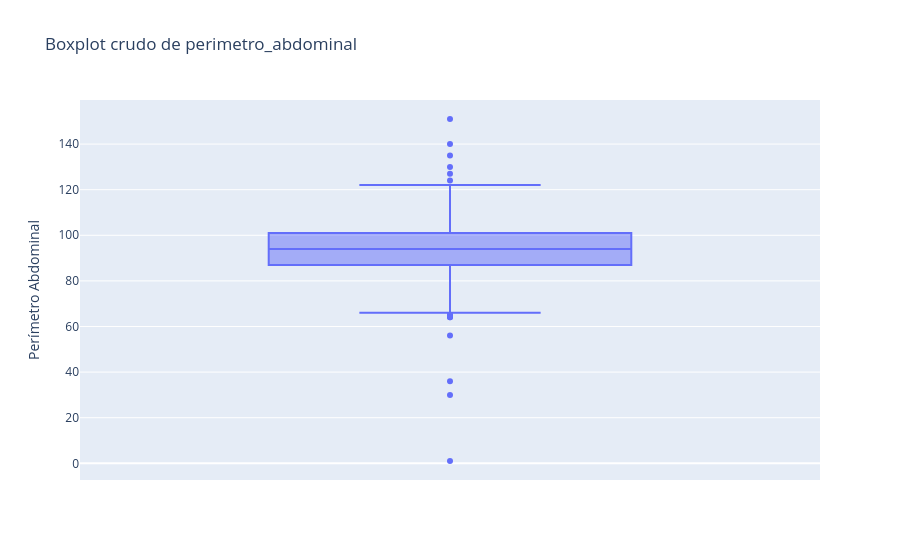
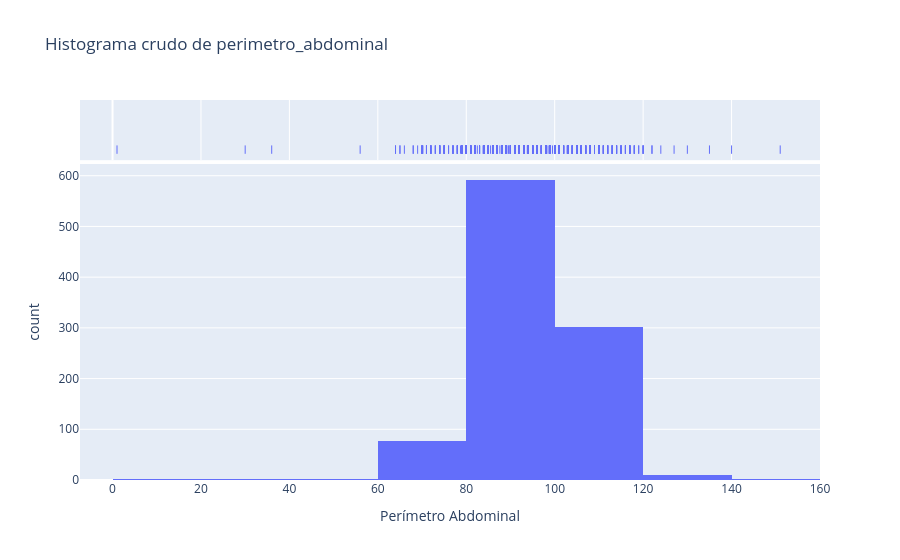
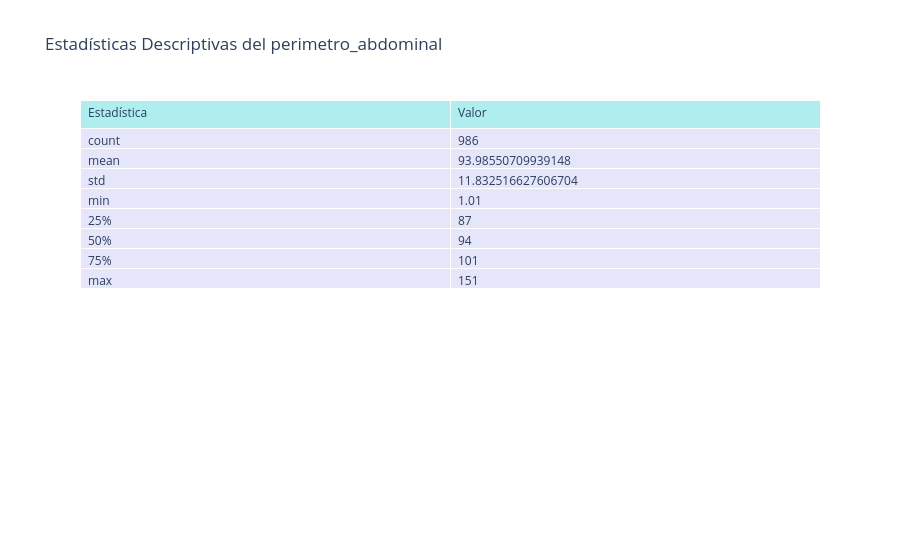
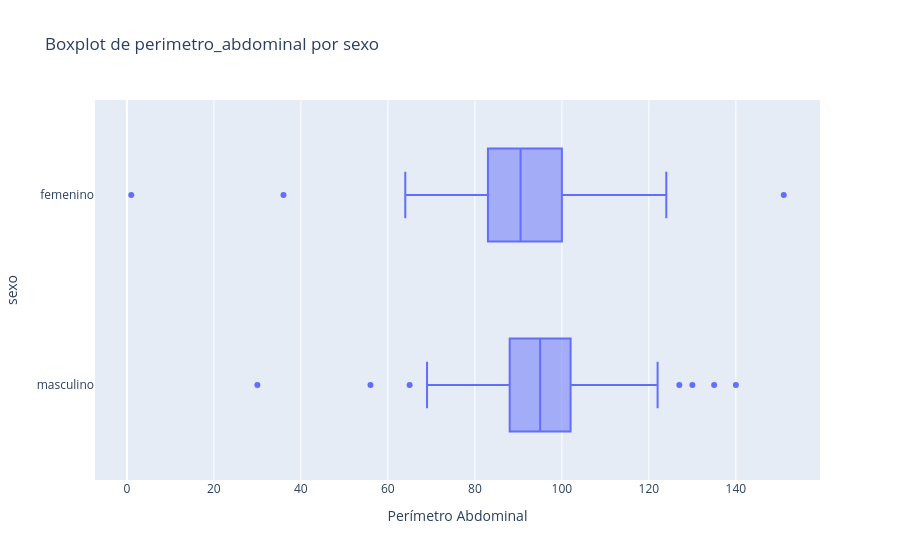

Notebook code for these charts, in order:
### Markdown cell above
### Perimetro abdominal

### Code cell
import matplotlib.pyplot as plt
import seaborn as sns
import pandas as pd

# Definir los intervalos para perimetro_abdominal
intervalos = {
    'masculino': [0, 94, 102, max(datos.datos['perimetro_abdominal'])],
    'femenino': [0, 80, 88, max(datos.datos['perimetro_abdominal'])] 
}
agrupaciones = [
        'sexo', 'tipo_de_afiliacion', 'lugar_de_procedencia',
        'lugar_de_nacimiento', 'escolaridad', 'diabetes mellitus',
        'hipercolesterolemia', 'dislipidemia'
    ]

def plot_all():
    # Graficar perimetro_abdominal crudo
    fig = px.box(datos.datos, y='perimetro_abdominal', title='Boxplot crudo de perimetro_abdominal')
    fig.update_layout(yaxis_title='Perímetro Abdominal')
    fig.show()

    fig = px.histogram(datos.datos, x='perimetro_abdominal', nbins=10, title='Histograma crudo de perimetro_abdominal', marginal='rug')
    fig.update_layout(xaxis_title='Perímetro Abdominal')
    fig.show()

    # Mostrar tabla descriptiva general verticalmente
    tabla = datos.datos['perimetro_abdominal'].describe().reset_index()
    tabla.columns = ['Estadística', 'Valor']
    fig = go.Figure(data=[go.Table(
        header=dict(values=list(tabla.columns), fill_color='paleturquoise', align='left'),
        cells=dict(values=[tabla[col] for col in tabla.columns], fill_color='lavender', align='left')
    )])
    fig.update_layout(title_text='Estadísticas Descriptivas del perimetro_abdominal')
    fig.show()

    # Agrupaciones
    agrupaciones = [
        'sexo', 'tipo_de_afiliacion',  'escolaridad', 'diabetes mellitus',
        'hipercolesterolemia', 'dislipidemia', 'no_diabeticos_POC_hba1c(%)_controlado',
    'diabeticos_POC_hba1c(%)_controlado', 
    'bajo_peso',
    'normo_peso',
    'sobrepeso',
    'obesidad',
    'perimetro_abdominal_normal',
    'perimetro_abdominal_aumentado',
    'perimetro_abdominal_incremento_sustancial',
    'tension_normal',
    'tension_elevada',
    'tension_alta_nivel_1',
    'tension_alta_nivel_2'
    ]
    # 'lugar_de_procedencia',
    #    'lugar_de_nacimiento',

    for agrupacion in agrupaciones:
        if agrupacion not in ['lugar_de_procedencia', 'lugar_de_nacimiento','tipo_de_afiliacion','escolaridad']:
            # Graficar perimetro_abdominal por la variable de agrupación
            fig = px.box(datos.datos, x='perimetro_abdominal', y=agrupacion, title=f'Boxplot de perimetro_abdominal por {agrupacion}')
            fig.update_layout(xaxis_title='Perímetro Abdominal')
            fig.show()

            fig = px.histogram(datos.datos, x='perimetro_abdominal', color=agrupacion, nbins=10, title=f'Histograma de perimetro_abdominal por {agrupacion}', marginal='rug')
            fig.update_layout(xaxis_title='Perímetro Abdominal')
            fig.show()

            # Mostrar tabla descriptiva por grupo verticalmente
            tabla2 = datos.datos.groupby(agrupacion)['perimetro_abdominal'].describe().reset_index()
            tabla2 = tabla2.rename(columns={'mean': 'Media', 'std': 'Desviación estándar', '50%': 'Mediana', 'min': 'Mínimo', 'max': 'Máximo'})
            fig = go.Figure(data=[go.Table(
                header=dict(values=list(tabla2.columns), fill_color='paleturquoise', align='left'),
                cells=dict(values=[tabla2[col] for col in tabla2.columns], fill_color='lavender', align='left')
            )])
            fig.update_layout(title_text=f'Estadísticas Descriptivas del perimetro_abdominal por {agrupacion}')
            fig.show()
    hom = datos.datos[datos.datos['sexo'] == 'masculino']
    muj = datos.datos[datos.datos['sexo'] == 'femenino']
    hom['Intervalo'] = pd.cut(hom['perimetro_abdominal'], bins=[0, 94, 102, hom['perimetro_abdominal'].max()], labels=['Normal', 'Aumentado', 'Incremento Sustancial'])
    muj['Intervalo'] = pd.cut(muj['perimetro_abdominal'], bins=[0, 80, 88, muj['perimetro_abdominal'].max()], labels=['Normal', 'Aumentado', 'Incremento Sustancial'])
    fig_hombres = go.Figure()
    fig_hombres.add_trace(go.Box(y=hom[hom['Intervalo'] == 'Normal']['perimetro_abdominal'], name='Normal', marker_color='green'))
    fig_hombres.add_trace(go.Box(y=hom[hom['Intervalo'] == 'Aumentado']['perimetro_abdominal'], name='Aumentado', marker_color='orange'))
    fig_hombres.add_trace(go.Box(y=hom[hom['Intervalo'] == 'Incremento Sustancial']['perimetro_abdominal'], name='Incremento Sustancial', marker_color='red'))
    fig_hombres.update_layout(title="Gráficos de Caja del Perímetro Abdominal - Hombres", yaxis_title="Perímetro Abdominal (cm)", boxmode='group', xaxis_title="Intervalos")
    fig_hombres.show()
    fig_mujeres = go.Figure()
    fig_mujeres.add_trace(go.Box(y=muj[muj['Intervalo'] == 'Normal']['perimetro_abdominal'], name='Normal', marker_color='blue'))
    fig_mujeres.add_trace(go.Box(y=muj[muj['Intervalo'] == 'Aumentado']['perimetro_abdominal'], name='Aumentado', marker_color='purple'))
    fig_mujeres.add_trace(go.Box(y=muj[muj['Intervalo'] == 'Incremento Sustancial']['perimetro_abdominal'], name='Incremento Sustancial', marker_color='darkred'))
    fig_mujeres.update_layout(title="Gráficos de Caja del Perímetro Abdominal - Mujeres", yaxis_title="Perímetro Abdominal (cm)", boxmode='group', xaxis_title="Intervalos")
    fig_mujeres.show()
plot_all()

### Figure 1 — Plotly figure (JSON) as saved in the notebook; plotly's stock layout.template omitted (floating-point values rounded to 4 significant figures; data arrays with more than 128 entries replaced by an {"elided": "..."} marker saying what was removed)
{"data": [{"alignmentgroup": "True", "hovertemplate": "perimetro_abdominal=%{y}<extra></extra>", "legendgroup": "", "marker": {"color": "#636efa"}, "name": "", "notched": false, "offsetgroup": "", "orientation": "v", "showlegend": false, "type": "box", "x0": " ", "xaxis": "x", "y": {"elided": "987 float values"}, "y0": " ", "yaxis": "y"}], "layout": {"boxmode": "group", "legend": {"tracegroupgap": 0}, "title": {"text": "Boxplot crudo de perimetro_abdominal"}, "xaxis": {"anchor": "y", "domain": [0, 1]}, "yaxis": {"anchor": "x", "domain": [0, 1], "title": {"text": "Perímetro Abdominal"}}}}

### Figure 2 — Plotly figure (JSON) as saved in the notebook; plotly's stock layout.template omitted (floating-point values rounded to 4 significant figures; data arrays with more than 128 entries replaced by an {"elided": "..."} marker saying what was removed)
{"data": [{"alignmentgroup": "True", "bingroup": "x", "hovertemplate": "perimetro_abdominal=%{x}<br>count=%{y}<extra></extra>", "legendgroup": "", "marker": {"color": "#636efa", "pattern": {"shape": ""}}, "name": "", "nbinsx": 10, "offsetgroup": "", "orientation": "v", "showlegend": false, "type": "histogram", "x": {"elided": "987 float values"}, "xaxis": "x", "yaxis": "y"}, {"alignmentgroup": "True", "boxpoints": "all", "fillcolor": "rgba(255,255,255,0)", "hoveron": "points", "hovertemplate": "perimetro_abdominal=%{x}<extra></extra>", "jitter": 0, "legendgroup": "", "line": {"color": "rgba(255,255,255,0)"}, "marker": {"color": "#636efa", "symbol": "line-ns-open"}, "name": "", "offsetgroup": "", "showlegend": false, "type": "box", "x": {"elided": "987 float values"}, "xaxis": "x2", "yaxis": "y2"}], "layout": {"barmode": "relative", "legend": {"tracegroupgap": 0}, "title": {"text": "Histograma crudo de perimetro_abdominal"}, "xaxis": {"anchor": "y", "domain": [0, 1], "title": {"text": "Perímetro Abdominal"}}, "xaxis2": {"anchor": "y2", "domain": [0, 1], "matches": "x", "showgrid": true, "showticklabels": false}, "yaxis": {"anchor": "x", "domain": [0, 0.8316], "title": {"text": "count"}}, "yaxis2": {"anchor": "x2", "domain": [0.8416, 1], "matches": "y2", "showgrid": false, "showline": false, "showticklabels": false, "ticks": ""}}}

### Figure 3 — Plotly figure (JSON) as saved in the notebook; plotly's stock layout.template omitted (floating-point values rounded to 4 significant figures)
{"data": [{"cells": {"align": "left", "fill": {"color": "lavender"}, "values": [["count", "mean", "std", "min", "25%", "50%", "75%", "max"], [986, 93.99, 11.83, 1.01, 87, 94, 101, 151]]}, "header": {"align": "left", "fill": {"color": "paleturquoise"}, "values": ["Estadística", "Valor"]}, "type": "table"}], "layout": {"title": {"text": "Estadísticas Descriptivas del perimetro_abdominal"}}}

### Figure 4 — Plotly figure (JSON) as saved in the notebook; plotly's stock layout.template omitted (floating-point values rounded to 4 significant figures; data arrays with more than 128 entries replaced by an {"elided": "..."} marker saying what was removed)
{"data": [{"alignmentgroup": "True", "hovertemplate": "perimetro_abdominal=%{x}<br>sexo=%{y}<extra></extra>", "legendgroup": "", "marker": {"color": "#636efa"}, "name": "", "notched": false, "offsetgroup": "", "orientation": "h", "showlegend": false, "type": "box", "x": {"elided": "987 float values"}, "x0": " ", "xaxis": "x", "y": {"elided": "987 str values"}, "y0": " ", "yaxis": "y"}], "layout": {"boxmode": "group", "legend": {"tracegroupgap": 0}, "title": {"text": "Boxplot de perimetro_abdominal por sexo"}, "xaxis": {"anchor": "y", "domain": [0, 1], "title": {"text": "Perímetro Abdominal"}}, "yaxis": {"anchor": "x", "domain": [0, 1], "title": {"text": "sexo"}}}}
